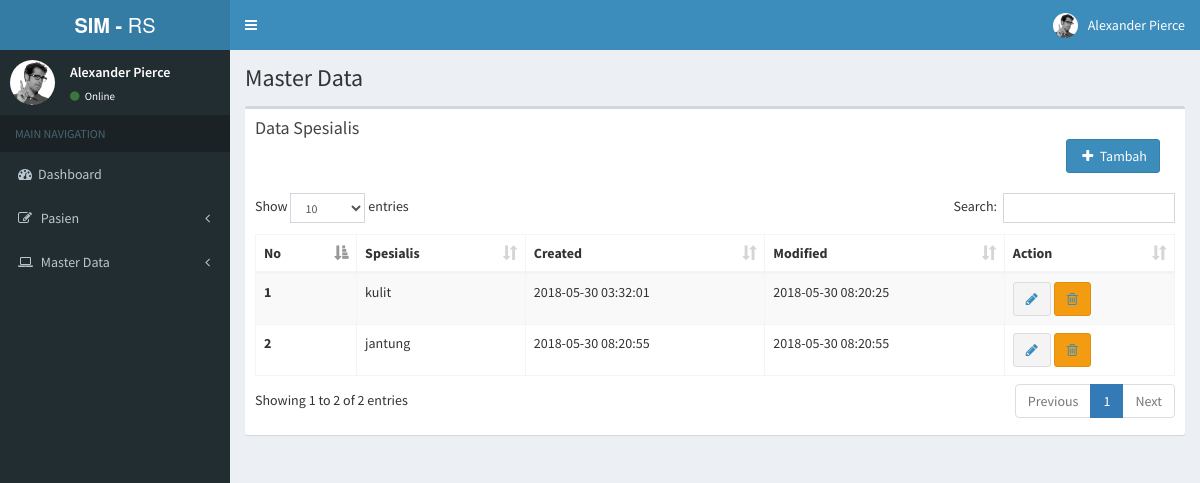
Screenshot of /index.php/backend/c_masterdata/data_spesialis with the database file from the repository.
### tables this page shows
CREATE TABLE `tb_spesialis` (
  `id_spesialis` int(11) NOT NULL,
  `spesialis` varchar(100) NOT NULL,
  `created` datetime NOT NULL,
  `modified` datetime NOT NULL
);

### application/controllers/backend/c_masterdata.php (called while the page is built, shortened)
<?php
class C_masterdata extends CI_Controller {
	function __construct(){
		$this->load->model('m_masterdata');
		$this->load->helper('url');
	}
	public function data_spesialis()
	{
		$this->load->view('backend/header');
		$data['tb_spesialis']=$this->m_masterdata->tampil_data('tb_spesialis');
		$this->load->view('backend/v_dataspesialis',$data);
		$this->load->view('backend/footer');
	}
}

### index.php (called while the page is built, shortened)
<?php
require_once BASEPATH.'core/CodeIgniter.php';

### application/models/m_masterdata.php (called while the page is built, shortened)
<?php
	class M_masterdata extends CI_Model{
		function tampil_data($table){
			return $this->db->get($table)->result();
		}
	}
?>

### application/views/backend/v_dataspesialis.php (the view)
<div class="content-wrapper">
  <section class="content-header">
    <h1>
      Master Data
    </h1>
  </section>
  <section class="content">
    <div class="row">
      <div class="col-xs-12">
        <div class="box">
          <div class="box-header">
            <h3 class="box-title">Data Spesialis</h3>
              <div class="" align="right">
                <div class="col-sm-12">
                  <a type="button" class="btn btn-primary" href="<?php echo base_url()."backend/c_masterdata/tambah_spesialis"?>"><i class="fa fa-fw fa-plus"></i> Tambah</a>
                </div>
              </div>
          </div>
          <div class="box-body">
            <table id="example1" class="table table-bordered table-striped">
              <thead>
              <tr>
                <th>No</th>
                <th>Spesialis</th>
                <th>Created</th>
                <th>Modified</th>
                <th>Action</th>
              </tr>
              </thead>
              <tbody>
              <?php $no = 1; ?>
              <?php
              foreach ($tb_spesialis as $l){
              ?>
              <tr>
                <th><?php echo $no++?></th>
                <td><?php echo $l->spesialis?></td>
                <td><?php echo $l->created?></td>
                <td><?php echo $l->modified?></td>
                <td>
                  <button type="button" class="btn btn-default"><a href="<?php echo base_url()."backend/c_masterdata/edit_spesialis/".$l->id_spesialis ?>"><i class="fa fa-pencil"></i></a></button>
                  <button type="button" class="btn btn-warning"><a href="<?php echo base_url()."backend/c_masterdata/hapus_spesialis/".$l->id_spesialis ?>"><i class="fa fa-trash-o"></i></a></button>
                </td>
              </tr>
              <?php } ?>
              </tbody>
            </table>
          </div>
        </div>
      </div>
    </div>
  </section>
</div>

### rows the page displays
tb_spesialis: spesialis "kulit", created "2018-05-30 03:32:01", modified "2018-05-30 08:20:25"
tb_spesialis: spesialis "jantung", created "2018-05-30 08:20:55", modified "2018-05-30 08:20:55"
